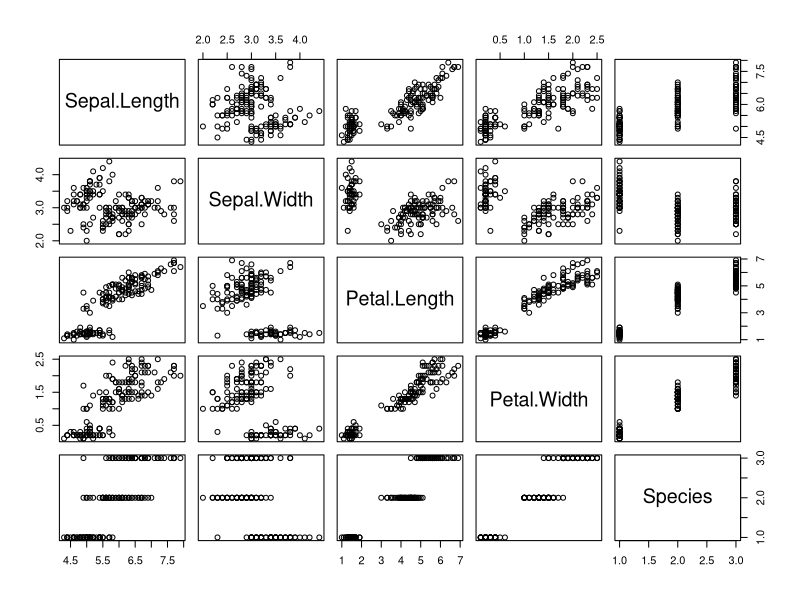
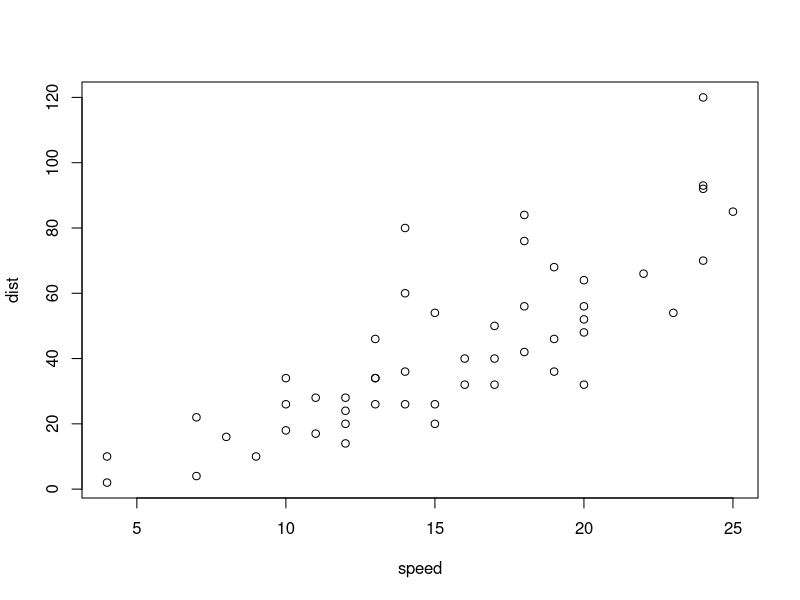

R code for these plots, in order:
## ---- chunk 1
plot(iris)
## ---- chunk 2
plot(cars)
